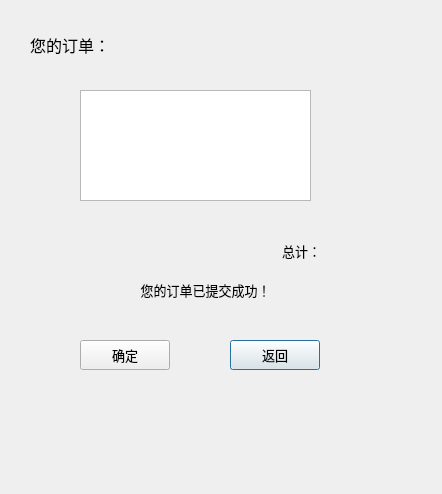
<?xml version="1.0" encoding="UTF-8"?>
<ui version="4.0">
 <class>Order</class>
 <widget class="QDialog" name="Order">
  <property name="geometry">
   <rect>
    <x>0</x>
    <y>0</y>
    <width>442</width>
    <height>494</height>
   </rect>
  </property>
  <property name="windowTitle">
   <string>Dialog</string>
  </property>
  <widget class="QLabel" name="label_1">
   <property name="geometry">
    <rect>
     <x>30</x>
     <y>30</y>
     <width>141</width>
     <height>30</height>
    </rect>
   </property>
   <property name="font">
    <font>
     <family>微软雅黑</family>
     <pointsize>12</pointsize>
    </font>
   </property>
   <property name="text">
    <string>您的订单：</string>
   </property>
  </widget>
  <widget class="QTextBrowser" name="textBrowser">
   <property name="geometry">
    <rect>
     <x>80</x>
     <y>90</y>
     <width>231</width>
     <height>111</height>
    </rect>
   </property>
   <property name="html">
    <string>&lt;!DOCTYPE HTML PUBLIC &quot;-//W3C//DTD HTML 4.0//EN&quot; &quot;http://www.w3.org/TR/REC-html40/strict.dtd&quot;&gt;
&lt;html&gt;&lt;head&gt;&lt;meta name=&quot;qrichtext&quot; content=&quot;1&quot; /&gt;&lt;style type=&quot;text/css&quot;&gt;
p, li { white-space: pre-wrap; }
&lt;/style&gt;&lt;/head&gt;&lt;body style=&quot; font-family:'SimSun'; font-size:9pt; font-weight:400; font-style:normal;&quot;&gt;
&lt;p style=&quot;-qt-paragraph-type:empty; margin-top:0px; margin-bottom:0px; margin-left:0px; margin-right:0px; -qt-block-indent:0; text-indent:0px; font-family:'SimSun';&quot;&gt;&lt;br /&gt;&lt;/p&gt;&lt;/body&gt;&lt;/html&gt;</string>
   </property>
  </widget>
  <widget class="QPushButton" name="pushButton">
   <property name="geometry">
    <rect>
     <x>230</x>
     <y>340</y>
     <width>90</width>
     <height>30</height>
    </rect>
   </property>
   <property name="font">
    <font>
     <family>微软雅黑</family>
     <pointsize>10</pointsize>
    </font>
   </property>
   <property name="text">
    <string>返回</string>
   </property>
  </widget>
  <widget class="QLabel" name="label_2">
   <property name="geometry">
    <rect>
     <x>90</x>
     <y>270</y>
     <width>231</width>
     <height>40</height>
    </rect>
   </property>
   <property name="font">
    <font>
     <family>微软雅黑</family>
     <pointsize>10</pointsize>
    </font>
   </property>
   <property name="text">
    <string>您的订单已提交成功！</string>
   </property>
   <property name="alignment">
    <set>Qt::AlignCenter</set>
   </property>
  </widget>
  <widget class="QLabel" name="label_3">
   <property name="geometry">
    <rect>
     <x>250</x>
     <y>230</y>
     <width>71</width>
     <height>41</height>
    </rect>
   </property>
   <property name="font">
    <font>
     <family>微软雅黑</family>
     <pointsize>10</pointsize>
    </font>
   </property>
   <property name="text">
    <string>总计：</string>
   </property>
   <property name="alignment">
    <set>Qt::AlignRight|Qt::AlignTrailing|Qt::AlignVCenter</set>
   </property>
  </widget>
  <widget class="QPushButton" name="pushButton_2">
   <property name="geometry">
    <rect>
     <x>80</x>
     <y>340</y>
     <width>90</width>
     <height>30</height>
    </rect>
   </property>
   <property name="font">
    <font>
     <family>微软雅黑</family>
     <pointsize>10</pointsize>
    </font>
   </property>
   <property name="text">
    <string>确定</string>
   </property>
  </widget>
 </widget>
 <resources/>
 <connections/>
</ui>
